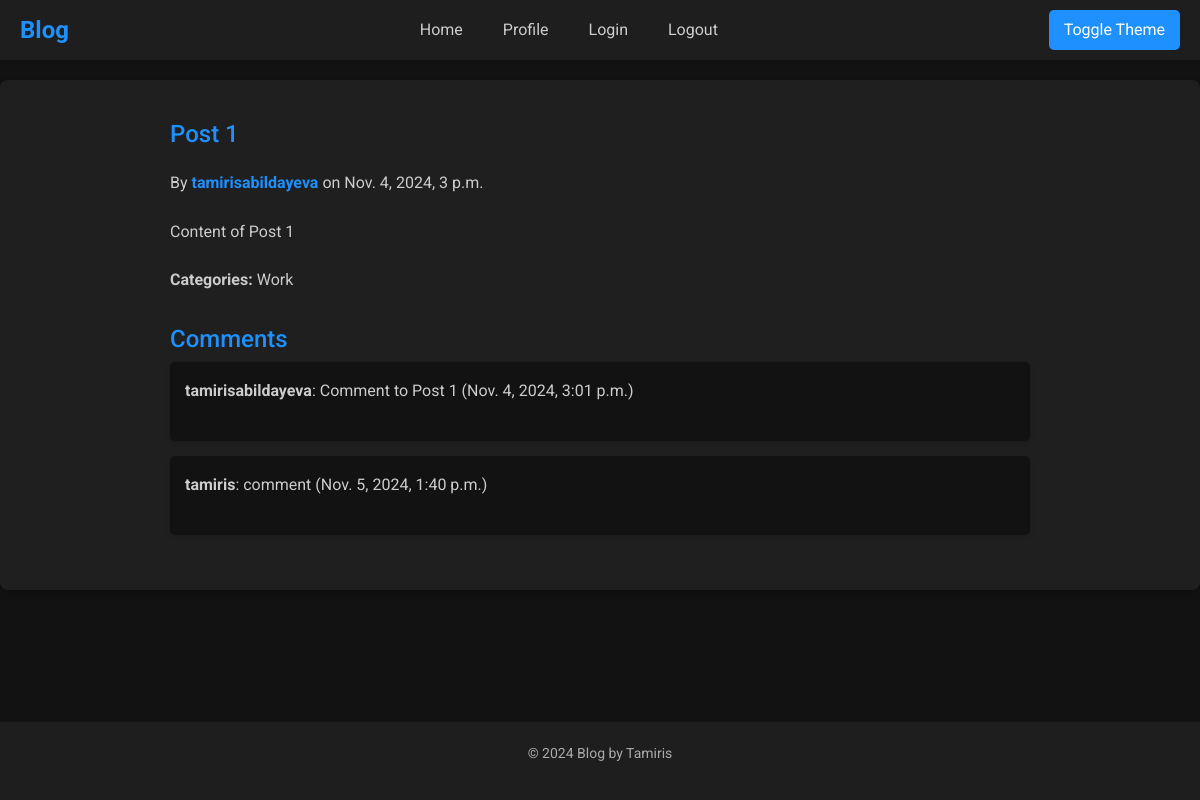
The app's page /post/1/ with its own data.
### blog/models.py (models this page shows, shortened)
class Post(models.Model):
    title = models.CharField(max_length=200)
    content = models.TextField()
    author = models.ForeignKey(User, on_delete=models.CASCADE)
    published_date = models.DateTimeField(auto_now_add=True)
    categories = models.ManyToManyField(Category)
    image = models.ImageField(upload_to='images/', null=True, blank=True)

class Category(models.Model):
    name = models.CharField(max_length=100)

class Comment(models.Model):
    post = models.ForeignKey(Post, on_delete=models.CASCADE, related_name='comments')
    author = models.ForeignKey(User, on_delete=models.CASCADE)
    content = models.TextField()
    created_date = models.DateTimeField(auto_now_add=True)

### blog/views.py (the view)
# urls.py: path('post/<int:pk>/', PostDetailView.as_view(), name='post_detail'),
class PostDetailView(DetailView):
    model = Post
    template_name = 'blog/post_detail.html'

### blog/templates/blog/post_detail.html (shortened to what this page needs)
{% extends 'blog/base.html' %}
{% block content %}
  <div class="post-detail">
    <h2>{{ object.title }}</h2>
    <div class="post-meta">
      <p>By <strong>{{ object.author }}</strong> on {{ object.published_date }}</p>
    </div>
    <p>{{ object.content }}</p>
    <p class="categories"><strong>Categories:</strong>
      {% for category in object.categories.all %}
        <span>{{ category.name }}</span>{% if not forloop.last %}, {% endif %}
      {% endfor %}
    </p>
    <h3>Comments</h3>
    {% for comment in object.comments.all %}
      <div class="comment">
        <p><strong>{{ comment.author }}</strong>: {{ comment.content }} ({{ comment.created_date }})</p>
      </div>
    {% empty %}
      <p>No comments yet.</p>
    {% endfor %}
  </div>
{% endblock %}

### blog/static/blog/style.css (style rules this page uses)
:root { --font-family: 'Roboto', sans-serif; --font-size-base: 16px; --font-size-large: 24px; --font-size-small: 14px; --color-primary: #1e90ff; --color-secondary: #333; --color-light: #f5f5f5; --color-dark: #121212; --color-muted: #ccc; --color-footer: #1e1e1e; --color-hover: #0056b3; --bg-dark: #121212; --bg-light: #f5f5f5; --border-radius: 5px; --button-padding: 10px 20px; --container-max-width: 1200px; }
* { margin: 0; padding: 0; box-sizing: border-box; text-decoration: none; }
html, body { height: 100%; }
body { font-family: var(--font-family); line-height: 1.6; color: var(--color-muted); background-color: var(--bg-dark); display: flex; flex-direction: column; min-height: 100vh; }
body.dark-theme { background-color: var(--bg-dark); color: var(--bg-light); }
.container p { font-size: var(--font-size-base); line-height: 1.8; }
.post-meta { font-size: 14px; color: #aaa; }
.post-detail { color: var(--color-muted); padding: 20px; max-width: 900px; margin: 0 auto; font-family: var(--font-family); }
.post-detail h2 { font-size: var(--font-size-large); margin-bottom: 20px; color: var(--color-primary); }
.post-meta { font-size: var(--font-size-small); color: var(--color-muted); margin-bottom: 20px; }
.post-meta strong { color: var(--color-primary); }
.post-detail p { font-size: var(--font-size-base); line-height: 1.8; color: var(--color-muted); margin-bottom: 20px; }
.comment { background-color: var(--bg-dark); padding: 15px; margin-bottom: 15px; border-radius: var(--border-radius); box-shadow: 0 2px 4px rgba(0, 0, 0, 0.1); }
.comment p { font-size: var(--font-size-base); color: var(--color-muted); }
h3 { font-size: var(--font-size-large); margin-top: 30px; color: var(--color-primary); }

### records on screen
Post: title "Post 1", author "tamirisabildayeva", published_date "Nov. 4, 2024, 3 p.m.", content "Content of Post 1"
Category: name "Work"
Comment: author "tamirisabildayeva", content "Comment to Post 1", created_date "Nov. 4, 2024, 3:01 p.m."
Comment: author "tamiris", content "comment", created_date "Nov. 5, 2024, 1:40 p.m."
